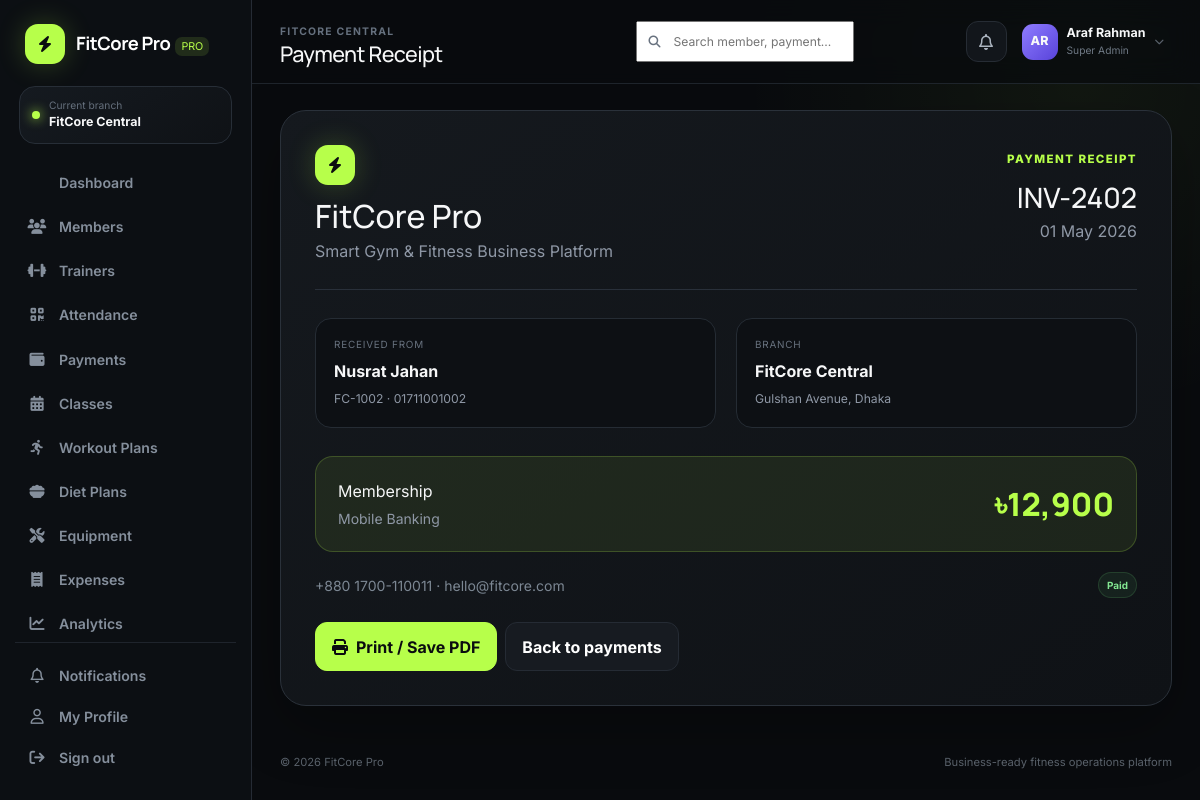
/app/payment_receipt.php?id=2 (signed in), run on the app's committed database.
### tables this page shows
CREATE TABLE branches (
  id INT UNSIGNED AUTO_INCREMENT PRIMARY KEY,
  name VARCHAR(120) NOT NULL,
  code VARCHAR(20) NOT NULL UNIQUE,
  address VARCHAR(255), phone VARCHAR(40),
  status ENUM('active','inactive') DEFAULT 'active',
  created_at TIMESTAMP DEFAULT CURRENT_TIMESTAMP
);

CREATE TABLE payments (
  id INT UNSIGNED AUTO_INCREMENT PRIMARY KEY,
  branch_id INT UNSIGNED NOT NULL, member_id INT UNSIGNED NOT NULL,
  amount DECIMAL(12,2) NOT NULL,
  method ENUM('Cash','Card','Bank','Mobile Banking') DEFAULT 'Cash',
  payment_type ENUM('Membership','Personal Training','Class','Product','Other') DEFAULT 'Membership',
  reference_no VARCHAR(80), payment_date DATE NOT NULL,
  status ENUM('paid','pending','refunded') DEFAULT 'paid', note VARCHAR(255),
  created_by INT UNSIGNED NULL, created_at TIMESTAMP DEFAULT CURRENT_TIMESTAMP,
  FOREIGN KEY (branch_id) REFERENCES branches(id) ON DELETE CASCADE,
  FOREIGN KEY (member_id) REFERENCES members(id) ON DELETE CASCADE,
  FOREIGN KEY (created_by) REFERENCES users(id) ON DELETE SET NULL,
  INDEX idx_payment_date(branch_id,payment_date)
);

CREATE TABLE members (
  id INT UNSIGNED AUTO_INCREMENT PRIMARY KEY,
  branch_id INT UNSIGNED NOT NULL,
  member_code VARCHAR(30) NOT NULL UNIQUE,
  first_name VARCHAR(80) NOT NULL, last_name VARCHAR(80) NOT NULL,
  email VARCHAR(160), phone VARCHAR(40), gender ENUM('Male','Female','Other') DEFAULT 'Male',
  dob DATE NULL, address VARCHAR(255), emergency_contact VARCHAR(120),
  join_date DATE NOT NULL,
  membership_plan_id INT UNSIGNED NULL,
  membership_start DATE NOT NULL, membership_end DATE NOT NULL,
  status ENUM('active','expired','frozen','inactive') DEFAULT 'active',
  height_cm DECIMAL(6,2) NULL, weight_kg DECIMAL(6,2) NULL,
  goal VARCHAR(120), trainer_id INT UNSIGNED NULL,
  notes TEXT, created_at TIMESTAMP DEFAULT CURRENT_TIMESTAMP,
  FOREIGN KEY (branch_id) REFERENCES branches(id) ON DELETE CASCADE,
  FOREIGN KEY (membership_plan_id) REFERENCES membership_plans(id) ON DELETE SET NULL,
  FOREIGN KEY (trainer_id) REFERENCES trainers(id) ON DELETE SET NULL,
  INDEX idx_member_branch_status(branch_id,status), INDEX idx_membership_end(membership_end)
);

### config/app.php (called while the page is built, shortened)
<?php
function env(string $key, ?string $default = null): ?string {
    $value = getenv($key);
    return $value === false ? $default : $value;
}
function app_base_path(): string {
    static $base = null;
    if ($base !== null) return $base;
    $forced = env('APP_BASE_PATH');
    $projectRoot = realpath(dirname(__DIR__)) ?: dirname(__DIR__);
    $docRoot = realpath($_SERVER['DOCUMENT_ROOT'] ?? '') ?: ($_SERVER['DOCUMENT_ROOT'] ?? '');
    if ($docRoot && str_starts_with(str_replace('\\','/',$projectRoot), str_replace('\\','/',$docRoot))) {
        $relative = trim(str_replace('\\','/', substr($projectRoot, strlen($docRoot))), '/');
        return $base = $relative ? '/' . $relative : '';
    }
    return $base = '';
}
function url(string $path = ''): string {
    return app_base_path() . ($path ? '/' . ltrim($path, '/') : '');
}

### includes/functions.php (called while the page is built, shortened)
<?php
require_once __DIR__ . '/../config/database.php';
function e(?string $value): string { return htmlspecialchars($value ?? '', ENT_QUOTES, 'UTF-8'); }
function format_date(?string $date, string $format='d M Y'): string { return $date ? date($format, strtotime($date)) : '—'; }
function initials(string $name): string { $p=preg_split('/\s+/', trim($name)); return strtoupper(substr($p[0]??'U',0,1).substr($p[1]??'',0,1)); }
function query_value(string $sql, array $params=[]): mixed {
    $s=db()->prepare($sql); $s->execute($params); return $s->fetchColumn();
}
function query_all(string $sql, array $params=[]): array {
    $s=db()->prepare($sql); $s->execute($params); return $s->fetchAll();
}
function query_one(string $sql, array $params=[]): array|false {
    $s=db()->prepare($sql); $s->execute($params); return $s->fetch();
}
function setting(string $key, mixed $default=null): mixed {
    static $settings = null;
    if ($settings === null) {
        $settings = [];
        try {
            foreach (query_all('SELECT setting_key,setting_value FROM system_settings') as $row) {
                $settings[$row['setting_key']] = $row['setting_value'];
            }
        } catch (Throwable $e) {
            $settings = [];
        }
    }
    return array_key_exists($key,$settings) ? $settings[$key] : $default;
}
function money(float|int|string|null $value): string {
    return (string)setting('currency_symbol','৳') . number_format((float)$value, 0);
}
function current_branch_id(): int {
    $user = $_SESSION['user'] ?? [];
    return (int)($_SESSION['branch_id'] ?? $user['branch_id'] ?? 1);
}
function branch_name(?int $id=null): string {
    $id = $id ?: current_branch_id();
    return (string)(query_value('SELECT name FROM branches WHERE id=?', [$id]) ?: 'Main Branch');
}

### config/database.php (called while the page is built)
<?php
require_once __DIR__ . '/app.php';
function db(): PDO {
    static $pdo = null;
    if ($pdo instanceof PDO) return $pdo;
    $host = env('DB_HOST', '127.0.0.1');
    $port = env('DB_PORT', '3306');
    $name = env('DB_NAME', 'fitcore_pro');
    $user = env('DB_USER', 'root');
    $pass = env('DB_PASS', '');
    $charset = 'utf8mb4';
    $dsn = "mysql:host={$host};port={$port};dbname={$name};charset={$charset}";
    try {
        $pdo = new PDO($dsn, $user, $pass, [
            PDO::ATTR_ERRMODE => PDO::ERRMODE_EXCEPTION,
            PDO::ATTR_DEFAULT_FETCH_MODE => PDO::FETCH_ASSOC,
            PDO::ATTR_EMULATE_PREPARES => false,
        ]);
    } catch (PDOException $e) {
        http_response_code(500);
        $safeMessage = htmlspecialchars($e->getMessage(), ENT_QUOTES, 'UTF-8');
        echo '<!doctype html><html><head><meta charset="utf-8"><title>Database setup</title><style>body{font-family:system-ui;background:#0b0d10;color:#fff;padding:40px}.box{max-width:760px;margin:auto;background:#15181d;padding:28px;border-radius:20px;border:1px solid #2a2f37}code{color:#b8ff58}</style></head><body><div class="box"><h2>FitCore Pro database is not connected</h2><p>Import <code>database/fitcore.sql</code>, then copy <code>.env.example</code> to <code>.env</code> and update the database values.</p><p><small>' . $safeMessage . '</small></p></div></body></html>';
        exit;
    }
    return $pdo;
}

### includes/auth.php (called while the page is built, shortened)
<?php
require_once __DIR__ . '/functions.php';
function user(): array { return $_SESSION['user'] ?? []; }

### app/payment_receipt.php (the view)
<?php
require_once __DIR__.'/../includes/auth.php';require_role(['super_admin','manager','receptionist','accountant']);$bid=current_branch_id();$id=(int)($_GET['id']??0);
$p=query_one("SELECT p.*,m.member_code,CONCAT(m.first_name,' ',m.last_name) member_name,m.phone,b.name branch_name,b.address branch_address FROM payments p JOIN members m ON m.id=p.member_id JOIN branches b ON b.id=p.branch_id WHERE p.id=? AND p.branch_id=?",[$id,$bid]);if(!$p){http_response_code(404);exit('Receipt not found');}
$pageTitle='Payment Receipt';include __DIR__.'/../includes/header.php';?>
<div class="receipt-sheet">
<div class="receipt-head"><div><span class="brand-mark"><i class="fa-solid fa-bolt"></i></span><h2><?= e(setting('company_name','FitCore Pro')) ?></h2><p><?= e(setting('company_tagline','Smart Gym & Fitness Business Platform')) ?></p></div><div class="text-end"><span class="section-kicker">PAYMENT RECEIPT</span><h3><?= e($p['reference_no']) ?></h3><p><?= format_date($p['payment_date']) ?></p></div></div>
<div class="receipt-grid"><div><small>Received from</small><strong><?= e($p['member_name']) ?></strong><span><?= e($p['member_code']) ?> · <?= e($p['phone']) ?></span></div><div><small>Branch</small><strong><?= e($p['branch_name']) ?></strong><span><?= e($p['branch_address']) ?></span></div></div>
<div class="receipt-total"><div><span><?= e($p['payment_type']) ?></span><small><?= e($p['method']) ?><?= $p['note']?' · '.e($p['note']):'' ?></small></div><strong><?= money($p['amount']) ?></strong></div>
<div class="receipt-footer"><div><small><?= e(setting('company_phone','')) ?> · <?= e(setting('company_email','')) ?></small></div><span class="badge-soft badge-success"><?= e(ucfirst($p['status'])) ?></span></div>
<div class="d-flex gap-2 mt-4 no-print"><button class="btn btn-primary" onclick="window.print()"><i class="fa-solid fa-print me-2"></i>Print / Save PDF</button><a class="btn btn-dark" href="<?= url('app/payments.php') ?>">Back to payments</a></div>
</div>
<?php include __DIR__.'/../includes/footer.php';?>

### includes/header.php (shortened to what this page needs)
<?php
require_once __DIR__ . '/auth.php';
$pageTitle = $pageTitle ?? 'Dashboard';
$unread=(int)query_value('SELECT COUNT(*) FROM notifications WHERE branch_id=? AND is_read=0 AND (user_id IS NULL OR user_id=?)',[current_branch_id(),user()['id']]);
?>
<!doctype html><html lang="en"><head>
<title><?= e($pageTitle) ?> · <?= e(setting('company_name',APP_NAME)) ?></title>
<link href="https://cdn.jsdelivr.net/npm/bootstrap@5.3.3/dist/css/bootstrap.min.css" rel="stylesheet">
<link href="https://cdnjs.cloudflare.com/ajax/libs/font-awesome/6.6.0/css/all.min.css" rel="stylesheet">
<link href="<?= url('assets/css/style.css') ?>" rel="stylesheet">
</head><body class="app-body">
<?php include __DIR__.'/sidebar.php'; ?>
<main class="main-shell">
<header class="topbar">
  <div class="topbar-title"><span class="eyebrow"><?= e(branch_name()) ?></span><h1><?= e($pageTitle) ?></h1></div>
  <div class="topbar-actions">
    <form class="top-search" action="<?= url('app/search.php') ?>" method="get"><i class="fa-solid fa-magnifying-glass"></i><input name="q" placeholder="Search member, payment..." aria-label="Global search"></form>
    <a class="icon-btn" href="<?= url('app/notifications.php') ?>"><i class="fa-regular fa-bell"></i><?php if($unread): ?><span class="notify-dot"></span><?php endif; ?></a>
    <div class="user-chip">
      <div class="avatar"><?= e(initials(user()['name']??'User')) ?></div>
      <div><strong><?= e(user()['name']??'User') ?></strong><small><?= e(ucwords(str_replace('_',' ',user()['role']??''))) ?></small></div>
      <i class="fa-solid fa-chevron-down"></i>
    </div>
  </div>
</header>
<section class="content-wrap">

### includes/sidebar.php
<?php
$active = basename($_SERVER['PHP_SELF']);
$role = user()['role'] ?? '';
$nav = [
 ['dashboard.php','fa-grid-2','Dashboard',['super_admin','manager','receptionist','trainer','accountant']],
 ['members.php','fa-users','Members',['super_admin','manager','receptionist','trainer']],
 ['trainers.php','fa-dumbbell','Trainers',['super_admin','manager','receptionist']],
 ['attendance.php','fa-qrcode','Attendance',['super_admin','manager','receptionist','trainer']],
 ['payments.php','fa-wallet','Payments',['super_admin','manager','receptionist','accountant']],
 ['classes.php','fa-calendar-days','Classes',['super_admin','manager','receptionist','trainer']],
 ['workouts.php','fa-person-running','Workout Plans',['super_admin','manager','trainer']],
 ['diet_plans.php','fa-bowl-food','Diet Plans',['super_admin','manager','trainer']],
 ['equipment.php','fa-screwdriver-wrench','Equipment',['super_admin','manager']],
 ['expenses.php','fa-receipt','Expenses',['super_admin','manager','accountant']],
 ['analytics.php','fa-chart-line','Analytics',['super_admin','manager','accountant']],
 ['reports.php','fa-file-export','Reports',['super_admin','manager','accountant']],
 ['plans.php','fa-tags','Membership Plans',['super_admin','manager']],
 ['branches.php','fa-code-branch','Branches',['super_admin']],
 ['audit_logs.php','fa-clock-rotate-left','Audit Logs',['super_admin']],
 ['settings.php','fa-sliders','Settings',['super_admin']],
];
?>
<aside class="sidebar" id="sidebar">
  <a class="brand" href="<?= url('app/dashboard.php') ?>">
    <span class="brand-mark"><i class="fa-solid fa-bolt"></i></span>
    <span><strong><?= e(setting('company_name','FitCore Pro')) ?></strong><em>PRO</em></span>
  </a>
  <div class="branch-pill"><span class="dot"></span><div><small>Current branch</small><strong><?= e(branch_name()) ?></strong></div></div>
  <nav>
    <?php foreach($nav as [$file,$icon,$label,$roles]): if(!in_array($role,$roles,true)) continue; ?>
      <a class="nav-link <?= $active===$file?'active':'' ?>" href="<?= url('app/'.$file) ?>"><i class="fa-solid <?= $icon ?>"></i><span><?= e($label) ?></span></a>
    <?php endforeach; ?>
  </nav>
  <div class="sidebar-bottom">
    <a class="nav-link <?= $active==='notifications.php'?'active':'' ?>" href="<?= url('app/notifications.php') ?>"><i class="fa-regular fa-bell"></i><span>Notifications</span></a>
    <a class="nav-link <?= $active==='profile.php'?'active':'' ?>" href="<?= url('app/profile.php') ?>"><i class="fa-regular fa-user"></i><span>My Profile</span></a>
    <a class="nav-link logout" href="<?= url('auth/logout.php') ?>"><i class="fa-solid fa-arrow-right-from-bracket"></i><span>Sign out</span></a>
  </div>
</aside>

### data on the page
branches: name "FitCore Central", name "FITCORE CENTRAL"
payments: reference_no "INV-2402", payment_date "01 May 2026", member.member_code "FC-1002", member.phone "01711001002", branch.name "FitCore Central", branch.address "Gulshan Avenue, Dhaka", payment_type "Membership", method "Mobile Banking", amount "৳12,900", status "Paid"

### other printed values
setting('company_name','FitCore Pro') "FitCore Pro"
$label "Dashboard"
$label "Members"
$label "Trainers"
$label "Attendance"
$label "Payments"
$label "Classes"
$label "Workout Plans"
$label "Diet Plans"
$label "Equipment"
$label "Expenses"
$label "Analytics"
$pageTitle "Payment Receipt"
initials(user()['name']??'User') "AR"
user()['name'] "Araf Rahman"
